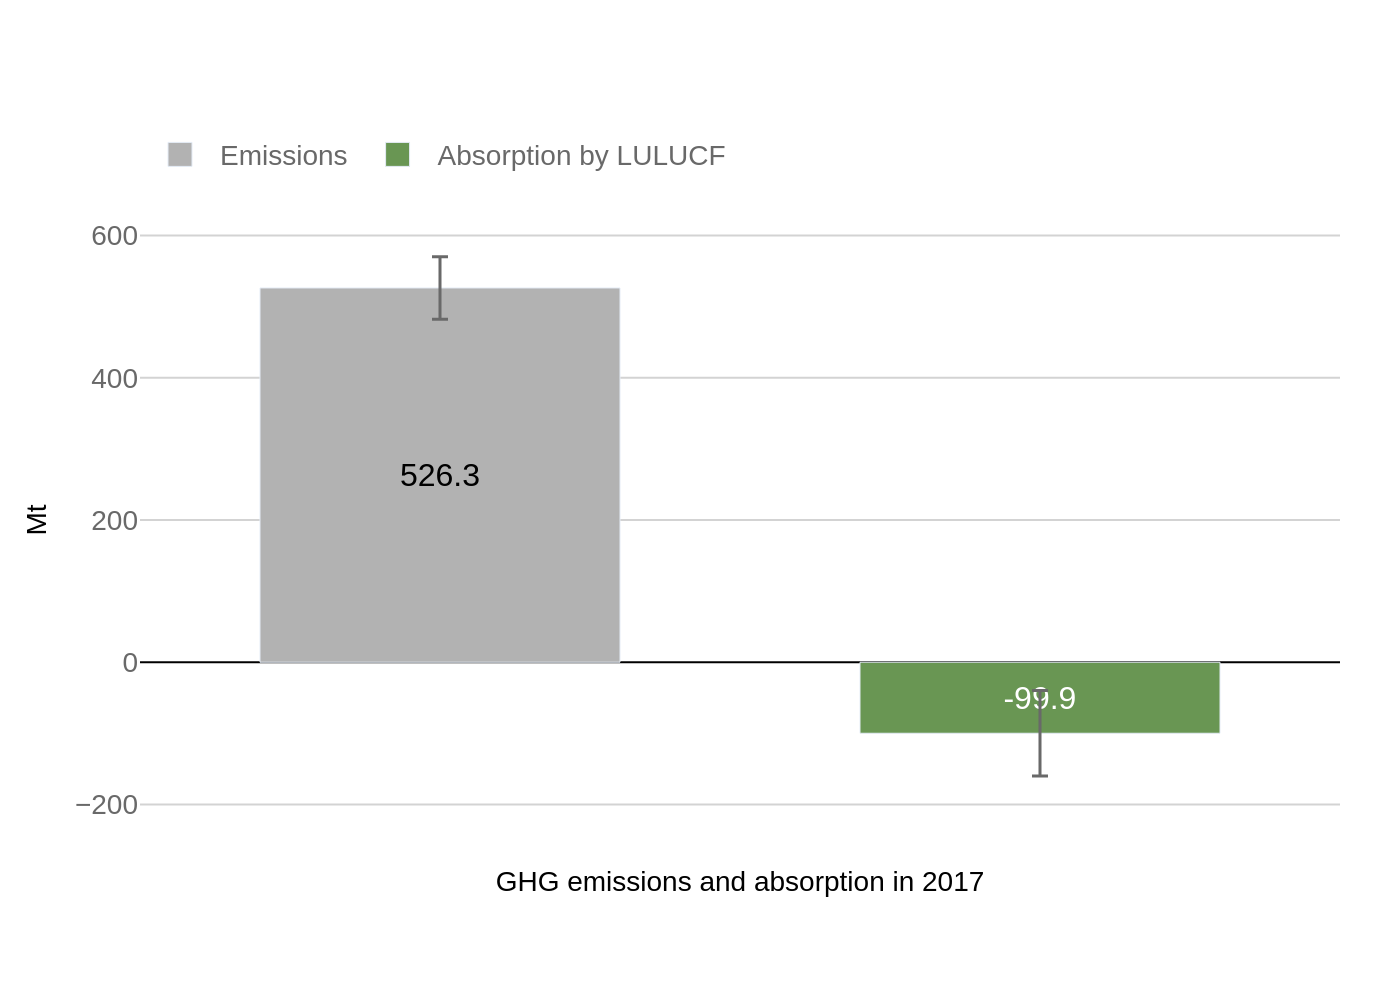

Write the Python code that produced this figure.
import sys
import json
import plotly.graph_objects as go
from pathlib import Path

# --- 1. Argument and File Handling ---
if len(sys.argv) != 2:
    print(f"Usage: python {sys.argv[0]} <json_file_path>")
    sys.exit(1)

json_file_path = Path(sys.argv[1])
if not json_file_path.is_file():
    print(f"Error: File not found at {json_file_path}")
    sys.exit(1)

output_filename = json_file_path.with_suffix(".png").name

with open(json_file_path, 'r', encoding='utf-8') as f:
    config = json.load(f)

# --- 2. Data Extraction ---
chart_data = config.get('chart_data', [])
texts = config.get('texts', {})
colors = config.get('colors', [])
categories = [d.get('category', '') for d in chart_data]

# --- 3. Chart Creation ---
fig = go.Figure()

for i, series in enumerate(chart_data):
    text_color = 'white' if series.get('value', 0) < 0 else 'black'
    
    fig.add_trace(go.Bar(
        x=[series.get('category', '')],
        y=[series.get('value')],
        name=series.get('category', ''),
        marker_color=colors[i] if i < len(colors) else None,
        error_y=dict(
            type='data',
            array=[series.get('error')],
            visible=True,
            color='dimgray',
            thickness=1.5
        ),
        text=[f"{series.get('value')}"],
        textposition='inside',
        insidetextanchor='middle',
        textfont=dict(
            family="Arial",
            size=16,
            color=text_color
        ),
        width=0.6
    ))

# --- 4. Layout and Styling ---
title_text = ""
if texts.get("title"):
    title_text += f'<b>{texts["title"]}</b>'
if texts.get("subtitle"):
    title_text += f'<br><sub>{texts["subtitle"]}</sub>'

fig.update_layout(
    title_text=title_text if title_text else None,
    title_x=0.5,
    xaxis_title=texts.get('x_axis_title'),
    yaxis_title=texts.get('y_axis_title'),
    font=dict(
        family="Arial",
        size=14,
        color="dimgray"
    ),
    plot_bgcolor='white',
    showlegend=True,
    legend=dict(
        orientation="h",
        yanchor="bottom",
        y=1.02,
        xanchor="left",
        x=0.0,
        font=dict(size=14),
        traceorder='normal'
    ),
    barmode='group',
    bargap=0.3,
    xaxis=dict(
        categoryorder='array',
        categoryarray=categories,
        showticklabels=False,
        showgrid=False,
        zeroline=False,
        title_font=dict(size=14, color='black'),
        title_standoff=15
    ),
    yaxis=dict(
        showgrid=True,
        gridcolor='lightgray',
        zeroline=True,
        zerolinecolor='black',
        zerolinewidth=1,
        range=[-250, 650],
        dtick=200,
        title_font=dict(size=14, color='black'),
        title_standoff=10
    ),
    margin=dict(l=70, r=30, t=100, b=80),
)

# --- 5. Source/Note Annotation ---
annotation_text = []
if texts.get("source"):
    annotation_text.append(f"Source: {texts['source']}")
if texts.get("note"):
    annotation_text.append(f"Note: {texts['note']}")

if annotation_text:
    fig.add_annotation(
        text="<br>".join(annotation_text),
        align='left',
        showarrow=False,
        xref='paper',
        yref='paper',
        x=0,
        y=-0.25,
        xanchor='left',
        yanchor='top',
        font=dict(size=12, color="dimgray")
    )

# --- 6. Output ---
fig.write_image(output_filename, scale=2)
print(f"Chart saved to {output_filename}")
